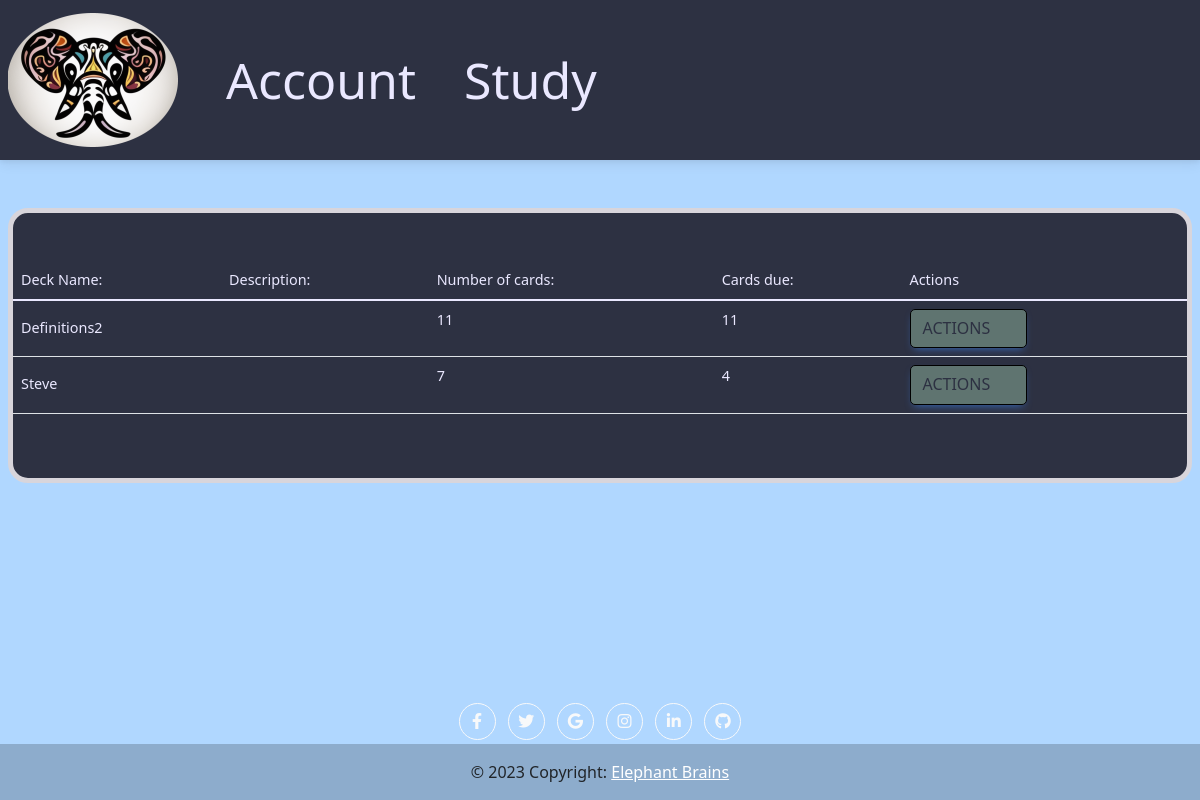
The app's page /viewdecks (signed in), older data.
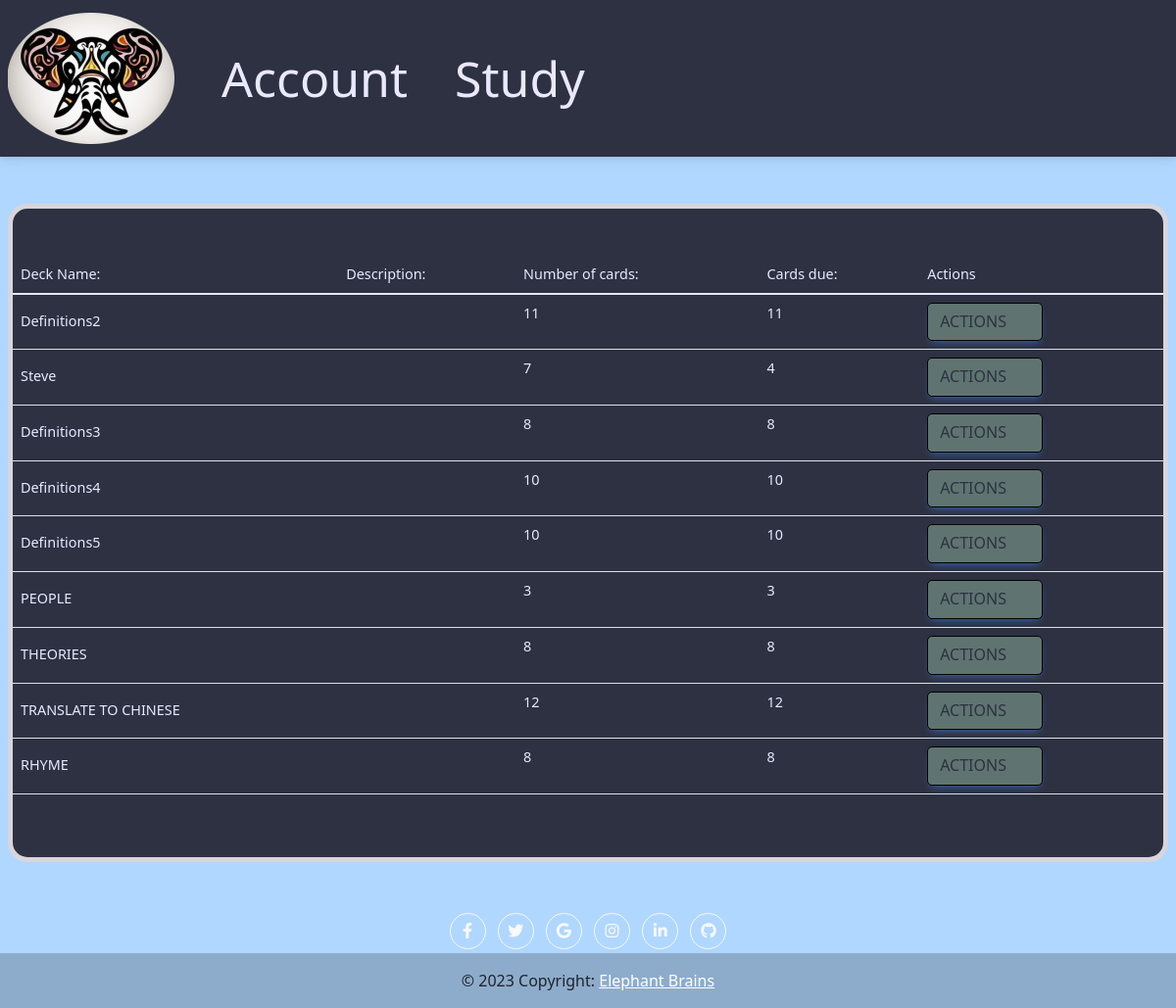
The same page, newer data.
### app.py (models this page shows, shortened)
class Deck(db.Model):
    id = db.Column(db.Integer, primary_key=True)
    name = db.Column(db.String(50), nullable=False)
    description = db.Column(db.String(255), nullable=False)
    user_id = db.Column(db.Integer, db.ForeignKey('user.id'))
    cards = db.relationship('Card', secondary=cards, backref="decks", lazy="select")
    public = db.Column(db.Integer, default=0)
    edited = db.Column(db.Integer, default=0)
    create_method = db.Column(db.String(255), nullable=True)
    category = db.Column(db.String(255), nullable=True)
    times_accessed = db.Column(db.Integer, default=0)
    def qty_cards_due(self):
        current_time = datetime.now()
        qty = 0
        for card in self.cards:
            if card.time_updated == None:
                card.time_updated = current_time
            else:
                time_diff = (current_time - card.time_updated).total_seconds() / 60
                if time_diff >= card.interval:
                    qty = qty + 1
        return qty
    def quantity_cards(self):
        return len(self.cards)

class Card(db.Model):
    id = db.Column(db.Integer, primary_key=True)
    term = db.Column(db.String(50), nullable=False)
    content = db.Column(db.String(255), nullable=False)
    boc_2 = db.Column(db.String(255), nullable=True)
    boc_3 = db.Column(db.String(255), nullable=True)
    img = db.Column(db.String(255), nullable=True)
    sound = db.Column(db.String(255), nullable=True)
    boc_id = db.Column(db.Float(10), nullable=True)
    box_id = db.Column(db.Float(10), nullable=True, default=0)
    interval = db.Column(db.Integer, default=1)
    time_updated = db.Column(db.DateTime, default=datetime.utcnow)
    times_asked = db.Column(db.Integer, default=0)
    times_correct = db.Column(db.Integer, default=0)
    times_correct_row = db.Column(db.Integer, default=0)
    create_method = db.Column(db.String(255), nullable=True)
    category = db.Column(db.String(255), nullable=True)
    edited = db.Column(db.Integer, default=0)
    diff_lvl = db.Column(db.Float(100), default=1)

### app.py (the view)
@app.route("/viewdecks", methods = ["GET", "POST"])
@login_required
def viewdecks():
    decks = Deck.query.filter(Deck.user_id == current_user.id).all()
    return render_template('viewdecks.html', decks=decks)

### app.py (called while the page is built)
@login_manager.user_loader
def load_user(user_id):
    return User.query.get(int(user_id))

@app.after_request
def after_request(response):
    response.headers["Cache-Control"] = "no-cache, no-store, must-revalidate"
    response.headers["Expires"] = 0
    response.headers["Pragma"] = "no-cache"
    return response

### templates/viewdecks.html (shortened to what this page needs)
{% extends "layout.html" %}
{% block main_0 %}
<div class="col-10-md box_0 mx-2 my-5 py-5">
    <table class="table table_0 mobile-optimised">
        <thead>
            <tr>
                <th>Deck Name: </th>
                <th>Description: </th>
                <th>Number of cards: </th>
                <th>Cards due: </th>
                <th>Actions</th>
            </tr>
        </thead>
        <tbody>
            {% for deck in decks%}
            <tr>
                <td class = "ml-2" data-th="Deck Name:">
                    <h4 class="table-heading"></h4>{{deck.name}}
                </td>
                <td data-th="Description:">{{ deck.description }}</td>
                <td data-th="Number of Cards:"> {{ deck.quantity_cards() }} </td>
                <td data-th="Cards Due:"> {{deck.qty_cards_due() }} </td>
                <td data-th="Actions:">
                    <button class="btn btn-primary box_study box_study btn-max-1" type="button "
                        data-bs-toggle="collapse" data-bs-target="#collapse{{deck.id}}" aria-expanded="false"
                        aria-label="Toggle navigation">Actions<span class="navbar-toggler-icon"></span>
                    </button>
                </td>
</div>
</tr>
{% endfor %}
{% endblock %}

### templates/layout.html (shortened to what this page needs)
<!DOCTYPE html>
<html lang="en">
  <head>
    <link href="..\static\style.css" rel="stylesheet" />
  </head>
  <body>
    <link
    href="https://cdnjs.cloudflare.com/ajax/libs/font-awesome/6.0.0/css/all.min.css"
    rel="stylesheet"
  />
  <link
    href="https://cdnjs.cloudflare.com/ajax/libs/mdb-ui-kit/6.1.0/mdb.min.css"
    rel="stylesheet"
  />
    <nav class="navbar navbar-expand-lg navbar-light navcustom">
      <a href="/"><img src="\static\Logo2_small.png" alt = "logo" class="responsive navbar-brand px-2"></a>
      <div class="collapse navbar-collapse" id="navbarSupportedContent">
        <ul class="navbar-nav mr-auto">
                   {% if current_user.is_authenticated %}
        <li class="nav-item mx-3">
            <a class="nav-link" href="/account">Account</a>
          </li>
          <li class="nav-item mx-3">
            <a class="nav-link" href="/viewdecks">Study</a>
          </li>
          {% endif %}
        </ul>
      </div>
    </nav>
<main>
          {% block main_0 %}
      {% endblock %}
</main>
    <footer class="text-center site-footer">
          <a class="btn btn-outline-light btn-floating m-1" href="#!" role="button"
            ><i class="fab fa-facebook-f"></i
          ></a>
          <a class="btn btn-outline-light btn-floating m-1" href="#!" role="button"
            ><i class="fab fa-twitter"></i
          ></a>
          <a class="btn btn-outline-light btn-floating m-1" href="#!" role="button"
            ><i class="fab fa-google"></i
          ></a>
          <a class="btn btn-outline-light btn-floating m-1" href="#!" role="button"
            ><i class="fab fa-instagram"></i
          ></a>
          <a class="btn btn-outline-light btn-floating m-1" href="#!" role="button"
            ><i class="fab fa-linkedin-in"></i
          ></a>
          <a class="btn btn-outline-light btn-floating m-1" href="#!" role="button"
            ><i class="fab fa-github"></i
          ></a>
      <div class="text-center p-3" style="background-color: rgba(0, 0, 0, 0.2);">
        © 2023 Copyright:
        <a class="text-white" href="https://mdbootstrap.com/">Elephant Brains</a>
      </div>
    </footer>
<link
crossorigin="anonymous"
href="https://cdn.jsdelivr.net/npm/bootstrap@5.1.3/dist/css/bootstrap.min.css"
integrity="sha384-1BmE4kWBq78iYhFldvKuhfTAU6auU8tT94WrHftjDbrCEXSU1oBoqyl2QvZ6jIW3"
rel="stylesheet"
/>
  </body>
</html>

### static/style.css (style rules this page uses)
.responsive { max-width: 100%; height: auto; }
footer { background-size: cover; }
body { background-color: #D8D5DB !important; background-size: cover; background-color: #B0D7FF !important; }
.navbar { background-color: #2D3142 !important; font-size: 50px !important; color: #EAE8FF !important; }
.nav-link { color: #EAE8FF !important; }
.btn-primary { background-color: #D8D5DB !important; color: #2D3142 !important; border-color: #7A9CC6 !important; }
.box_0 { border: 10px solid !important; align-content: center !important; background-color: #2D3142 !important; border-width: 5px !important; border-radius: 20px !important; border-color: #D8D5DB !important; align-self: center !important; color: #EAE8FF !important; }
.box_study { border: 10px solid !important; align-content: center !important; background-color: #5F7470 !important; border-width: 1px !important; border-radius: 5px !important; border-color: black !important; align-self: center !important; color: #EAE8FF !important; }
.btn-max-1 { max-width: 120px !important; color: #2D3142 !important; }
.table_0 { color: #EAE8FF !important; }
body { display: flex; flex-direction: column; min-height: 100vh; }
main { flex-grow: 1; }
footer { background-color: #B0D7FF; }

Row changes from the older to the newer data that the page shows:
added Deck: name "Definitions3", quantity_cards "8", qty_cards_due "8"
added Deck: name "Definitions4", quantity_cards "10", qty_cards_due "10"
added Deck: name "Definitions5", quantity_cards "10", qty_cards_due "10"
added Deck: name "PEOPLE", quantity_cards "3", qty_cards_due "3"
added Deck: name "THEORIES", quantity_cards "8", qty_cards_due "8"
added Deck: name "TRANSLATE TO CHINESE", quantity_cards "12", qty_cards_due "12"
added Deck: name "RHYME", quantity_cards "8", qty_cards_due "8"
